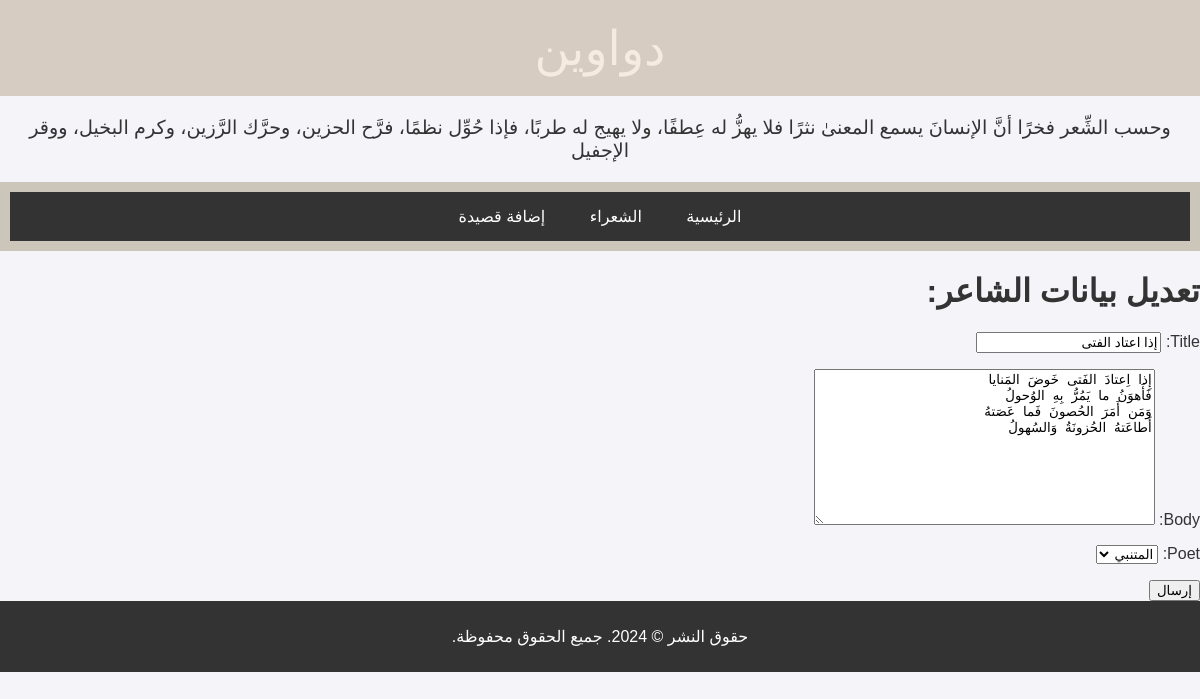
The app's page /poem/1/edit/ with its own data.
### apps/bookmodule/models.py (models this page shows, shortened)
class Poem(models.Model):
    title = models.CharField(max_length=200)
    body = models.TextField()
    poet = models.ForeignKey(Poet, on_delete=models.CASCADE, related_name='poems')
    date_posted = models.DateField(auto_now_add=True)

### apps/bookmodule/views.py (the view)
class PoemUpdateView(UpdateView):
    model = Poem
    form_class = PoemForm
    template_name = 'bookmodule/poem_form.html'

### apps/bookmodule/forms.py
class PoemForm(forms.ModelForm):
    class Meta:
        model = Poem
        fields = ['title', 'body', 'poet']
        widgets = {
            'title': forms.TextInput(attrs={'placeholder': 'أدخل عنوان القصيدة'}),
            'body': forms.Textarea(attrs={'placeholder': 'أدخل محتوى القصيدة'}),
        }

### apps/bookmodule/models.py (called while the page is built)
    def __str__(self):
        return self.name

### apps/templates/bookmodule/poem_form.html (shortened to what this page needs)
{% extends 'base.html' %}
{% load i18n %}
{% block content %}
    <div style="direction: rtl; text-align: right;">
        <h1>{% if object %}{% trans 'تعديل بيانات الشاعر' %}: {{ object.name }}{% else %}{% trans 'إضافة شاعر جديد' %}{% endif %}</h1>
        <form method="post">
            {{ form.as_p }}
            <button type="submit">{% trans 'إرسال' %}</button>
        </form>
    </div>
{% endblock content %}

### apps/statics/css/styles.css (style rules this page uses)
body { font-family: 'Droid Arabic Kufi', Arial, sans-serif; background-color: #f4f4f9; color: #333; margin: 0; padding: 0; }

### records on screen
Poem: title "إذا اعتاد الفتى", body "إِذا اِعتادَ الفَتى خَوضَ المَنايا فَأَهوَنُ ما يَمُرُّ بِهِ الوُحولُ وَمَن أَمَرَ الحُصونَ فَما عَصَتهُ أَطاعَتهُ الحُزونَةُ وَالسُهولُ", poet "المتنبي"
